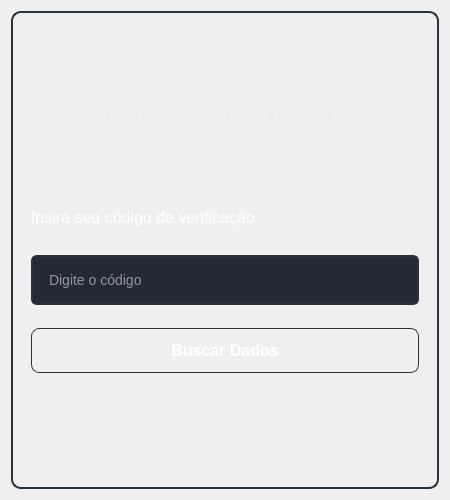
<?xml version="1.0" encoding="UTF-8"?>
<ui version="4.0">
 <class>Form</class>
 <widget class="QWidget" name="Form">
  <property name="geometry">
   <rect>
    <x>0</x>
    <y>0</y>
    <width>450</width>
    <height>500</height>
   </rect>
  </property>
  <property name="minimumSize">
   <size>
    <width>450</width>
    <height>500</height>
   </size>
  </property>
  <property name="maximumSize">
   <size>
    <width>450</width>
    <height>500</height>
   </size>
  </property>
  <property name="windowTitle">
   <string>Frete Link</string>
  </property>
  <property name="styleSheet">
   <string notr="true">#Form {
    background-color: qlineargradient(
        x1:0, y1:0, x2:1, y2:1,
        stop:0 #242A35,
        stop:1 #111213
    );
}</string>
  </property>
  <layout class="QVBoxLayout" name="verticalLayout">
   <item>
    <widget class="QFrame" name="frame_3">
     <property name="minimumSize">
      <size>
       <width>390</width>
       <height>0</height>
      </size>
     </property>
     <property name="maximumSize">
      <size>
       <width>450</width>
       <height>16777215</height>
      </size>
     </property>
     <property name="styleSheet">
      <string notr="true">#frame_3 {
    background-color: qlineargradient(
        x1:0, y1:0, x2:1, y2:1,
        stop:0 #242A35,
        stop:1 #111213
    );
    border: 1.2px solid #2E2F31;
    border-radius: 10px;
border: 2px solid #29313C;
}</string>
     </property>
     <property name="frameShape">
      <enum>QFrame::NoFrame</enum>
     </property>
     <property name="frameShadow">
      <enum>QFrame::Plain</enum>
     </property>
     <layout class="QVBoxLayout" name="verticalLayout_3">
      <item>
       <spacer name="verticalSpacer_3">
        <property name="orientation">
         <enum>Qt::Vertical</enum>
        </property>
        <property name="sizeHint" stdset="0">
         <size>
          <width>20</width>
          <height>40</height>
         </size>
        </property>
       </spacer>
      </item>
      <item>
       <widget class="QFrame" name="frame_5">
        <property name="minimumSize">
         <size>
          <width>0</width>
          <height>0</height>
         </size>
        </property>
        <property name="maximumSize">
         <size>
          <width>16777215</width>
          <height>45</height>
         </size>
        </property>
        <property name="styleSheet">
         <string notr="true">boder:none;</string>
        </property>
        <property name="frameShape">
         <enum>QFrame::NoFrame</enum>
        </property>
        <property name="frameShadow">
         <enum>QFrame::Raised</enum>
        </property>
        <layout class="QVBoxLayout" name="verticalLayout_6">
         <item>
          <spacer name="verticalSpacer">
           <property name="orientation">
            <enum>Qt::Vertical</enum>
           </property>
           <property name="sizeHint" stdset="0">
            <size>
             <width>20</width>
             <height>40</height>
            </size>
           </property>
          </spacer>
         </item>
         <item alignment="Qt::AlignHCenter">
          <widget class="QLabel" name="label_4">
           <property name="styleSheet">
            <string notr="true">* {
    color: #EEEEEE;
    font-size: 22px;
    font-weight: bold;
    letter-spacing: 1px;
}</string>
           </property>
           <property name="text">
            <string>VALIDAR SUA LICENÇA</string>
           </property>
          </widget>
         </item>
        </layout>
       </widget>
      </item>
      <item>
       <widget class="QFrame" name="frame_6">
        <property name="minimumSize">
         <size>
          <width>0</width>
          <height>260</height>
         </size>
        </property>
        <property name="frameShape">
         <enum>QFrame::NoFrame</enum>
        </property>
        <property name="frameShadow">
         <enum>QFrame::Raised</enum>
        </property>
        <layout class="QVBoxLayout" name="verticalLayout_4">
         <item>
          <widget class="QLabel" name="label">
           <property name="minimumSize">
            <size>
             <width>0</width>
             <height>0</height>
            </size>
           </property>
           <property name="maximumSize">
            <size>
             <width>16777215</width>
             <height>10</height>
            </size>
           </property>
           <property name="font">
            <font>
             <pointsize>-1</pointsize>
            </font>
           </property>
           <property name="styleSheet">
            <string notr="true">QLabel {
    color: white;
    font-size: 13px;
}</string>
           </property>
           <property name="text">
            <string/>
           </property>
          </widget>
         </item>
         <item>
          <widget class="QLabel" name="label_2">
           <property name="minimumSize">
            <size>
             <width>0</width>
             <height>0</height>
            </size>
           </property>
           <property name="maximumSize">
            <size>
             <width>16777215</width>
             <height>30</height>
            </size>
           </property>
           <property name="styleSheet">
            <string notr="true">QLabel {
    color: white;
    font-size: 16px;
}</string>
           </property>
           <property name="text">
            <string>Insira seu código de verificação</string>
           </property>
          </widget>
         </item>
         <item>
          <widget class="QLineEdit" name="lineEdit">
           <property name="minimumSize">
            <size>
             <width>0</width>
             <height>50</height>
            </size>
           </property>
           <property name="styleSheet">
            <string notr="true">* {
     border-radius: 6px;
    background-color: #242A35;
    color: white;
    border: 2px solid #29313C;
    padding-right: 24px; /* espaço pro ícone */
    padding-left: 14px;   /* espaço pro texto */
    font-size: 14px;
}
</string>
           </property>
           <property name="placeholderText">
            <string>Digite o código</string>
           </property>
          </widget>
         </item>
         <item>
          <widget class="QPushButton" name="pushButton">
           <property name="minimumSize">
            <size>
             <width>0</width>
             <height>45</height>
            </size>
           </property>
           <property name="font">
            <font>
             <pointsize>12</pointsize>
             <weight>75</weight>
             <bold>true</bold>
            </font>
           </property>
           <property name="cursor">
            <cursorShape>PointingHandCursor</cursorShape>
           </property>
           <property name="styleSheet">
            <string notr="true">QPushButton {
    background-color: qlineargradient(
        x1:0, y1:0, x2:1, y2:1,
        stop:0 #5859B5,
        stop:1 #3435C9
    );
    color: white;
    font-weight: bold;
    border: none;
    border-radius: 8px;
    padding: 8px 0;
border: 1px solid #29313C;
}

QPushButton:hover {
    background-color: qlineargradient(
        x1:0, y1:0, x2:1, y2:1,
        stop:0 #6E70F4,
        stop:1 #5D5FEF
    );
}
</string>
           </property>
           <property name="text">
            <string>Buscar Dados</string>
           </property>
          </widget>
         </item>
        </layout>
       </widget>
      </item>
      <item>
       <widget class="QFrame" name="frame_7">
        <property name="frameShape">
         <enum>QFrame::NoFrame</enum>
        </property>
        <property name="frameShadow">
         <enum>QFrame::Raised</enum>
        </property>
        <layout class="QVBoxLayout" name="verticalLayout_5">
         <item>
          <spacer name="verticalSpacer_2">
           <property name="orientation">
            <enum>Qt::Vertical</enum>
           </property>
           <property name="sizeHint" stdset="0">
            <size>
             <width>20</width>
             <height>40</height>
            </size>
           </property>
          </spacer>
         </item>
        </layout>
       </widget>
      </item>
     </layout>
    </widget>
   </item>
  </layout>
 </widget>
 <resources/>
 <connections/>
</ui>
